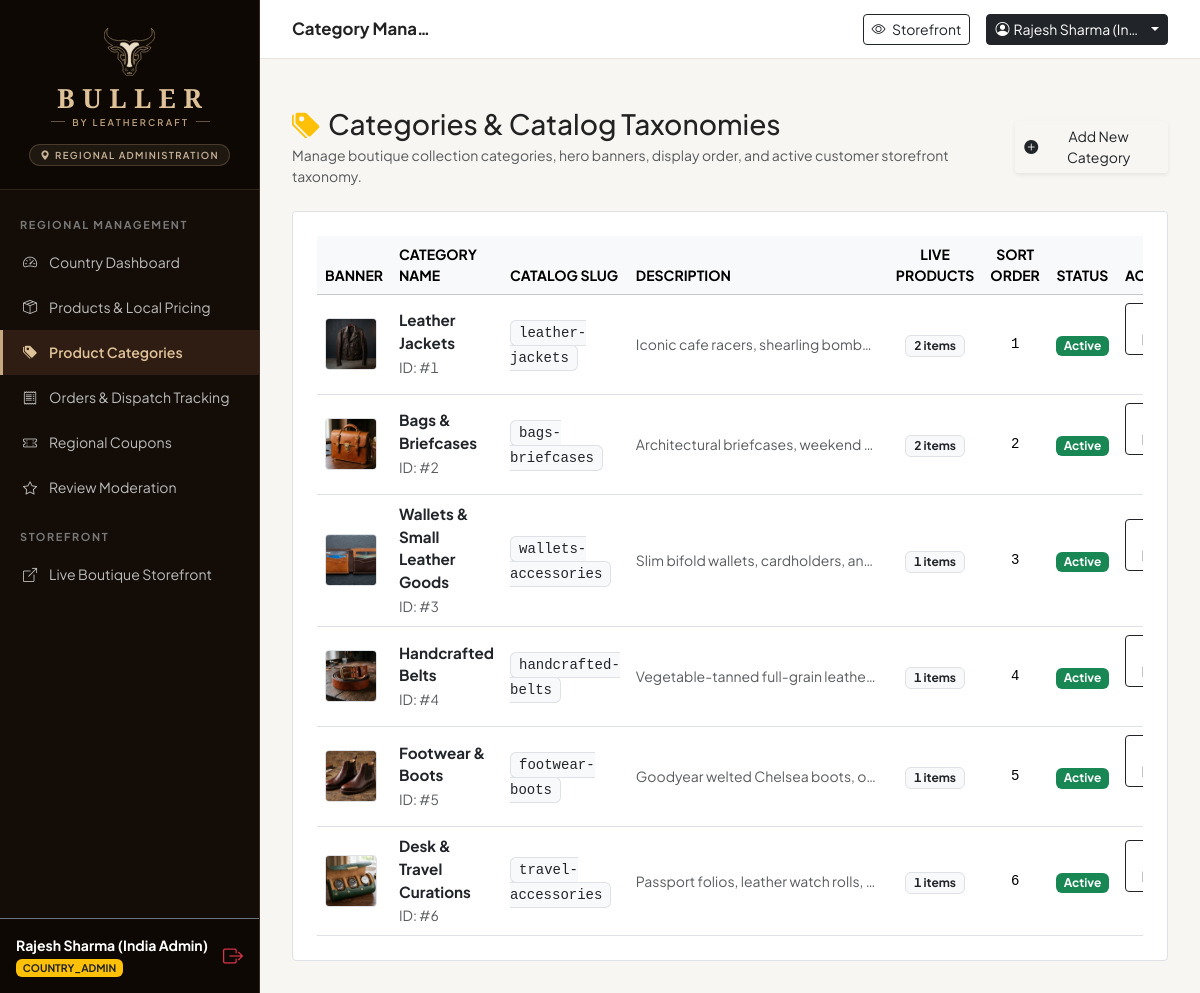
The app's page /admin/categories (signed in) with its own data.
### tables this page shows
CREATE TABLE `categories` (
    `id` INT AUTO_INCREMENT PRIMARY KEY,
    `name` VARCHAR(100) NOT NULL,
    `slug` VARCHAR(120) NOT NULL UNIQUE,
    `description` TEXT NULL,
    `image_url` VARCHAR(255) NULL,
    `parent_id` INT NULL,
    `sort_order` INT NOT NULL DEFAULT 0,
    `status` ENUM('active', 'inactive') NOT NULL DEFAULT 'active',
    `created_at` TIMESTAMP DEFAULT CURRENT_TIMESTAMP,
    CONSTRAINT `fk_categories_parent` FOREIGN KEY (`parent_id`) REFERENCES `categories`(`id`) ON DELETE SET NULL,
    INDEX `idx_cat_slug` (`slug`),
    INDEX `idx_cat_status` (`status`)
);

### app/core/Helpers.php (called while the page is built, shortened)
<?php
if (!function_exists('asset')) {
    function asset(string $path): string {
        return rtrim(BASE_URL, '/') . '/' . ltrim($path, '/');
    }
}
if (!function_exists('e')) {
    function e(?string $string): string {
        return htmlspecialchars((string)$string, ENT_QUOTES, 'UTF-8');
    }
}

### app/views/admin/categories.php (the view, shortened to what this page needs)
<?php
require __DIR__ . '/../layouts/admin_header.php';
?>
<div class="container-fluid p-0">
    <div class="d-flex flex-column flex-md-row justify-content-between align-items-md-center gap-3 mb-4">
        <div>
            <h1 class="h3 font-serif mb-1 d-flex align-items-center gap-2" style="color: var(--color-espresso-deep);">
                <i class="bi bi-tags-fill text-warning"></i> Categories & Catalog Taxonomies
            </h1>
            <p class="text-muted small mb-0">Manage boutique collection categories, hero banners, display order, and active customer storefront taxonomy.</p>
        </div>
        <div class="d-flex gap-2">
            <button type="button" class="btn btn-buller-gold btn-sm d-flex align-items-center gap-1.5 shadow-sm" data-bs-toggle="modal" data-bs-target="#createCategoryModal">
                <i class="bi bi-plus-circle-fill"></i> Add New Category
            </button>
        </div>
    </div>
    <div class="bg-white border p-4 shadow-soft" style="border-color: var(--admin-card-border); border-radius: 4px;">
        <div class="table-responsive">
            <table class="table table-hover align-middle mb-0">
                <thead class="table-light small text-uppercase">
                    <tr>
                        <th style="width: 70px;">Banner</th>
                        <th>Category Name</th>
                        <th>Catalog Slug</th>
                        <th>Description</th>
                        <th class="text-center">Live Products</th>
                        <th class="text-center">Sort Order</th>
                        <th class="text-center">Status</th>
                        <th class="text-end">Actions</th>
                    </tr>
                </thead>
                <tbody>
                    <?php if (empty($categories)): ?>
                        <tr>
                            <td colspan="8" class="text-center py-4 text-muted">No categories created yet. Click "+ Add New Category" to create one.</td>
                        </tr>
                    <?php else: ?>
                        <?php foreach ($categories as $cat): ?>
                            <tr>
                                <td>
                                    <?php if (!empty($cat['image_url'])): ?>
                                        <img src="<?= asset($cat['image_url']) ?>" alt="<?= e($cat['name']) ?>" class="border rounded-1" style="width: 52px; height: 52px; object-fit: cover;">
                                    <?php else: ?>
                                        <div class="border rounded-1 d-flex align-items-center justify-content-center bg-light text-muted" style="width: 52px; height: 52px; font-size: 1.25rem;">
                                            <i class="bi bi-image"></i>
                                        </div>
                                    <?php endif; ?>
                                </td>
                                <td>
                                    <strong class="text-dark d-block" style="font-size: 0.95rem;"><?= e($cat['name']) ?></strong>
                                    <small class="text-muted">ID: #<?= (int)$cat['id'] ?></small>
                                </td>
                                <td>
                                    <code class="text-dark bg-light px-2 py-1 rounded small border"><?= e($cat['slug']) ?></code>
                                </td>
                                <td class="small text-muted text-truncate" style="max-width: 260px;">
                                    <?= e($cat['description'] ?? 'No description provided.') ?>
                                </td>
                                <td class="text-center">
                                    <span class="badge bg-light text-dark border px-2 py-1">
                                        <?= (int)($cat['product_count'] ?? 0) ?> items
                                    </span>
                                </td>
                                <td class="text-center small font-monospace">
                                    <?= (int)$cat['sort_order'] ?>
                                </td>
                                <td class="text-center">
                                    <span class="badge bg-<?= ($cat['status'] === 'active') ? 'success' : 'secondary' ?>">
                                        <?= ucfirst($cat['status']) ?>
                                    </span>
                                </td>
                                <td class="text-end">
                                    <button type="button" class="btn btn-sm btn-outline-dark me-1" data-bs-toggle="modal" data-bs-target="#editCategoryModal_<?= $cat['id'] ?>" title="Edit Category">
                                    </button>
                                </td>
                            </tr>
                        <?php endforeach; ?>
                    <?php endif; ?>
                </tbody>
            </table>
        </div>
    </div>
</div>
<?php require __DIR__ . '/../layouts/admin_footer.php'; ?>

### assets/css/admin-theme.css (style rules this page uses)
:root { --admin-sidebar-bg: #140d07; --admin-sidebar-hover: #23160e; --admin-sidebar-active: #2f1d13; --admin-gold: #c5a880; --admin-gold-light: #dfc298; --admin-bg: #f8f6f2; --admin-card-border: #e9e4db; --admin-text: #222222; }
html { overflow-x: hidden; max-width: 100vw; width: 100%; }
body.admin-body { background-color: var(--admin-bg); color: var(--admin-text); font-family: 'Plus Jakarta Sans', system-ui, -apple-system, sans-serif; overflow-x: hidden; max-width: 100vw; width: 100%; }
.table td, .table th, .kpi-card small, .badge, .order-num, .currency-amount { font-variant-numeric: tabular-nums lining-nums; }

### records on screen
categories: image_url (picture), name "Leather Jackets", id "1", slug "leather-jackets", description "Iconic cafe racers, shearling bomb…", product_count "2", sort_order "1", status "Active"
categories: image_url (picture), name "Bags & Briefcases", id "2", slug "bags-briefcases", description "Architectural briefcases, weekend…", product_count "2", sort_order "2", status "Active"
categories: image_url (picture), name "Wallets & Small Leather Goods", id "3", slug "wallets-accessories", description "Slim bifold wallets, cardholders, an…", product_count "1", sort_order "3", status "Active"
categories: image_url (picture), name "Handcrafted Belts", id "4", slug "handcrafted-belts", description "Vegetable-tanned full-grain leathe…", product_count "1", sort_order "4", status "Active"
categories: image_url (picture), name "Footwear & Boots", id "5", slug "footwear-boots", description "Goodyear welted Chelsea boots, o…", product_count "1", sort_order "5", status "Active"
categories: image_url (picture), name "Desk & Travel Curations", id "6", slug "travel-accessories", description "Passport folios, leather watch rolls,…", product_count "1", sort_order "6", status "Active"

### other values on screen
Auth::user()['name'] "Rajesh Sharma (India Admin)"
Auth::user()['role'] "COUNTRY_ADMIN"
$pageTitle "Category Mana…"
Auth::user()['name'] "Rajesh Sharma (In…"
